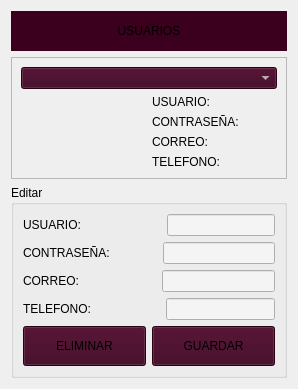
         <widget class="QWidget" name="User_page">
          <layout class="QVBoxLayout" name="verticalLayout_13">
           <item>
            <widget class="QLabel" name="label_41">
             <property name="minimumSize">
              <size>
               <width>200</width>
               <height>40</height>
              </size>
             </property>
             <property name="maximumSize">
              <size>
               <width>16777215</width>
               <height>40</height>
              </size>
             </property>
             <property name="styleSheet">
              <string notr="true">font: 75 20pt &quot;Century Gothic&quot;;
background-color: rgb(59, 0, 29);</string>
             </property>
             <property name="text">
              <string>USUARIOS</string>
             </property>
             <property name="alignment">
              <set>Qt::AlignCenter</set>
             </property>
            </widget>
           </item>
           <item>
            <widget class="QFrame" name="frame">
             <property name="frameShape">
              <enum>QFrame::StyledPanel</enum>
             </property>
             <property name="frameShadow">
              <enum>QFrame::Raised</enum>
             </property>
             <layout class="QVBoxLayout" name="verticalLayout_12">
              <item>
               <widget class="QComboBox" name="comboBox_SelectUser">
                <property name="styleSheet">
                 <string notr="true">background-color: rgb(59, 0, 29);
font: 10pt &quot;Century Gothic&quot;;
color: rgb(255, 255, 255);</string>
                </property>
                <property name="currentText">
                 <string/>
                </property>
               </widget>
              </item>
              <item>
               <layout class="QHBoxLayout" name="horizontalLayout_29">
                <item>
                 <widget class="QLabel" name="label_15">
                  <property name="minimumSize">
                   <size>
                    <width>40</width>
                    <height>40</height>
                   </size>
                  </property>
                  <property name="maximumSize">
                   <size>
                    <width>150</width>
                    <height>150</height>
                   </size>
                  </property>
                  <property name="text">
                   <string/>
                  </property>
                  <property name="pixmap">
                   <pixmap resource="recursos.qrc">:/newPrefix/Iconos/Userio_con.png</pixmap>
                  </property>
                  <property name="scaledContents">
                   <bool>true</bool>
                  </property>
                 </widget>
                </item>
                <item>
                 <layout class="QVBoxLayout" name="verticalLayout_11">
                  <item>
                   <layout class="QHBoxLayout" name="horizontalLayout_12">
                    <item>
                     <widget class="QLabel" name="label_14">
                      <property name="text">
                       <string>USUARIO:</string>
                      </property>
                     </widget>
                    </item>
                    <item>
                     <widget class="QLabel" name="lblUsername">
                      <property name="text">
                       <string/>
                      </property>
                     </widget>
                    </item>
                   </layout>
                  </item>
                  <item>
                   <layout class="QHBoxLayout" name="horizontalLayout_13">
                    <item>
                     <widget class="QLabel" name="label_19">
                      <property name="text">
                       <string>CONTRASEÑA:</string>
                      </property>
                     </widget>
                    </item>
                    <item>
                     <widget class="QLabel" name="lblPass">
                      <property name="text">
                       <string/>
                      </property>
                     </widget>
                    </item>
                   </layout>
                  </item>
                  <item>
                   <layout class="QHBoxLayout" name="horizontalLayout_14">
                    <item>
                     <widget class="QLabel" name="label_12">
                      <property name="text">
                       <string>CORREO:</string>
                      </property>
                     </widget>
                    </item>
                    <item>
                     <widget class="QLabel" name="lblcorreo">
                      <property name="text">
                       <string/>
                      </property>
                     </widget>
                    </item>
                   </layout>
                  </item>
                  <item>
                   <layout class="QHBoxLayout" name="horizontalLayout_28">
                    <item>
                     <widget class="QLabel" name="label_13">
                      <property name="text">
                       <string>TELEFONO:</string>
                      </property>
                     </widget>
                    </item>
                    <item>
                     <widget class="QLabel" name="lblTelefono">
                      <property name="text">
                       <string/>
                      </property>
                     </widget>
                    </item>
                   </layout>
                  </item>
                 </layout>
                </item>
               </layout>
              </item>
             </layout>
            </widget>
           </item>
           <item>
            <widget class="QGroupBox" name="groupBox_4">
             <property name="title">
              <string>Editar</string>
             </property>
             <layout class="QVBoxLayout" name="verticalLayout_10">
              <item>
               <layout class="QHBoxLayout" name="horizontalLayout_5">
                <item>
                 <widget class="QLabel" name="label_16">
                  <property name="minimumSize">
                   <size>
                    <width>50</width>
                    <height>0</height>
                   </size>
                  </property>
                  <property name="maximumSize">
                   <size>
                    <width>500</width>
                    <height>16777215</height>
                   </size>
                  </property>
                  <property name="text">
                   <string>USUARIO:</string>
                  </property>
                 </widget>
                </item>
                <item>
                 <spacer name="horizontalSpacer_2">
                  <property name="orientation">
                   <enum>Qt::Horizontal</enum>
                  </property>
                  <property name="sizeType">
                   <enum>QSizePolicy::Minimum</enum>
                  </property>
                  <property name="sizeHint" stdset="0">
                   <size>
                    <width>80</width>
                    <height>20</height>
                   </size>
                  </property>
                 </spacer>
                </item>
                <item>
                 <widget class="QLineEdit" name="lineEdit_Username">
                  <property name="styleSheet">
                   <string notr="true">background-color: rgb(244, 244, 244);
font: 75 11pt &quot;Century Gothic&quot;;
color: rgb(0, 0, 0);</string>
                  </property>
                 </widget>
                </item>
               </layout>
              </item>
              <item>
               <layout class="QHBoxLayout" name="horizontalLayout_8">
                <item>
                 <widget class="QLabel" name="label_20">
                  <property name="text">
                   <string>CONTRASEÑA:</string>
                  </property>
                 </widget>
                </item>
                <item>
                 <spacer name="horizontalSpacer_3">
                  <property name="orientation">
                   <enum>Qt::Horizontal</enum>
                  </property>
                  <property name="sizeType">
                   <enum>QSizePolicy::Minimum</enum>
                  </property>
                  <property name="sizeHint" stdset="0">
                   <size>
                    <width>47</width>
                    <height>20</height>
                   </size>
                  </property>
                 </spacer>
                </item>
                <item>
                 <widget class="QLineEdit" name="lineEdit_Pass">
                  <property name="styleSheet">
                   <string notr="true">background-color: rgb(244, 244, 244);
font: 75 11pt &quot;Century Gothic&quot;;
color: rgb(0, 0, 0);</string>
                  </property>
                 </widget>
                </item>
               </layout>
              </item>
              <item>
               <layout class="QHBoxLayout" name="horizontalLayout_9">
                <item>
                 <widget class="QLabel" name="label_17">
                  <property name="text">
                   <string>CORREO:</string>
                  </property>
                 </widget>
                </item>
                <item>
                 <spacer name="horizontalSpacer_4">
                  <property name="orientation">
                   <enum>Qt::Horizontal</enum>
                  </property>
                  <property name="sizeType">
                   <enum>QSizePolicy::Minimum</enum>
                  </property>
                  <property name="sizeHint" stdset="0">
                   <size>
                    <width>77</width>
                    <height>20</height>
                   </size>
                  </property>
                 </spacer>
                </item>
                <item>
                 <widget class="QLineEdit" name="lineEdit_Correo">
                  <property name="styleSheet">
                   <string notr="true">background-color: rgb(244, 244, 244);
font: 75 11pt &quot;Century Gothic&quot;;
color: rgb(0, 0, 0);</string>
                  </property>
                 </widget>
                </item>
               </layout>
              </item>
              <item>
               <layout class="QHBoxLayout" name="horizontalLayout_10">
                <item>
                 <widget class="QLabel" name="label_18">
                  <property name="text">
                   <string>TELEFONO:</string>
                  </property>
                 </widget>
                </item>
                <item>
                 <spacer name="horizontalSpacer_5">
                  <property name="orientation">
                   <enum>Qt::Horizontal</enum>
                  </property>
                  <property name="sizeType">
                   <enum>QSizePolicy::Minimum</enum>
                  </property>
                  <property name="sizeHint" stdset="0">
                   <size>
                    <width>69</width>
                    <height>20</height>
                   </size>
                  </property>
                 </spacer>
                </item>
                <item>
                 <widget class="QLineEdit" name="lineEdit_Telefono">
                  <property name="styleSheet">
                   <string notr="true">background-color: rgb(244, 244, 244);
font: 75 11pt &quot;Century Gothic&quot;;
color: rgb(0, 0, 0);</string>
                  </property>
                 </widget>
                </item>
               </layout>
              </item>
              <item>
               <layout class="QHBoxLayout" name="horizontalLayout_11">
                <item>
                 <widget class="QPushButton" name="btn_BorrarUser">
                  <property name="minimumSize">
                   <size>
                    <width>100</width>
                    <height>40</height>
                   </size>
                  </property>
                  <property name="styleSheet">
                   <string notr="true">QPushButton{ 
background-color: rgb(59, 0, 29);
}

QPushButton:hover{ 
background-color: rgb(34, 0, 17);
}</string>
                  </property>
                  <property name="text">
                   <string>ELIMINAR</string>
                  </property>
                  <property name="icon">
                   <iconset resource="recursos.qrc">
                    <normaloff>:/newPrefix/Iconos/iconClose.png</normaloff>:/newPrefix/Iconos/iconClose.png</iconset>
                  </property>
                  <property name="iconSize">
                   <size>
                    <width>40</width>
                    <height>40</height>
                   </size>
                  </property>
                 </widget>
                </item>
                <item>
                 <widget class="QPushButton" name="btn_GuardarUser">
                  <property name="minimumSize">
                   <size>
                    <width>100</width>
                    <height>40</height>
                   </size>
                  </property>
                  <property name="styleSheet">
                   <string notr="true">QPushButton{ 
background-color: rgb(59, 0, 29);
}

QPushButton:hover{ 
background-color: rgb(34, 0, 17);
}</string>
                  </property>
                  <property name="text">
                   <string>GUARDAR</string>
                  </property>
                  <property name="icon">
                   <iconset resource="recursos.qrc">
                    <normaloff>:/newPrefix/Iconos/iconSave.png</normaloff>:/newPrefix/Iconos/iconSave.png</iconset>
                  </property>
                  <property name="iconSize">
                   <size>
                    <width>40</width>
                    <height>40</height>
                   </size>
                  </property>
                 </widget>
                </item>
               </layout>
              </item>
             </layout>
            </widget>
           </item>
          </layout>
         </widget>
